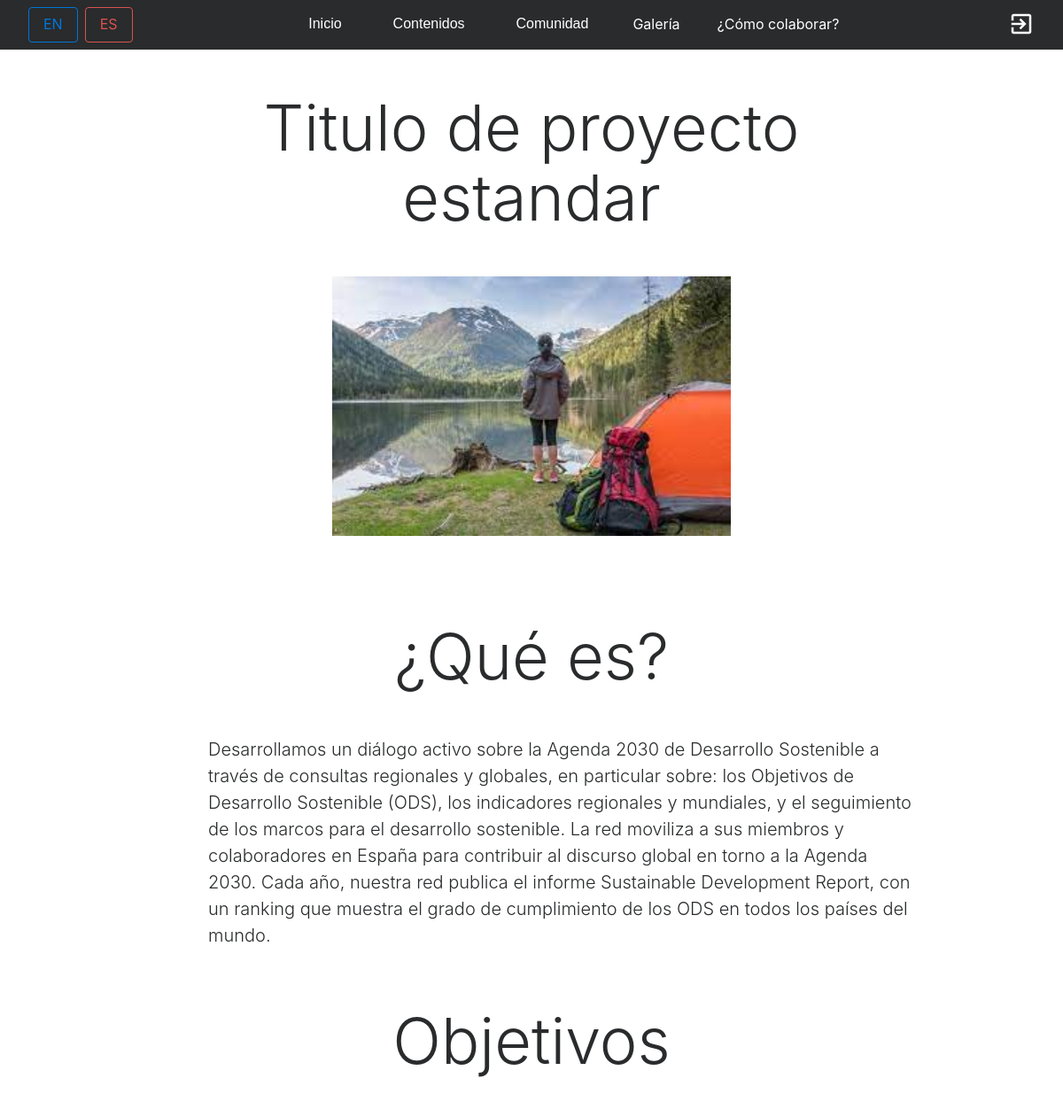
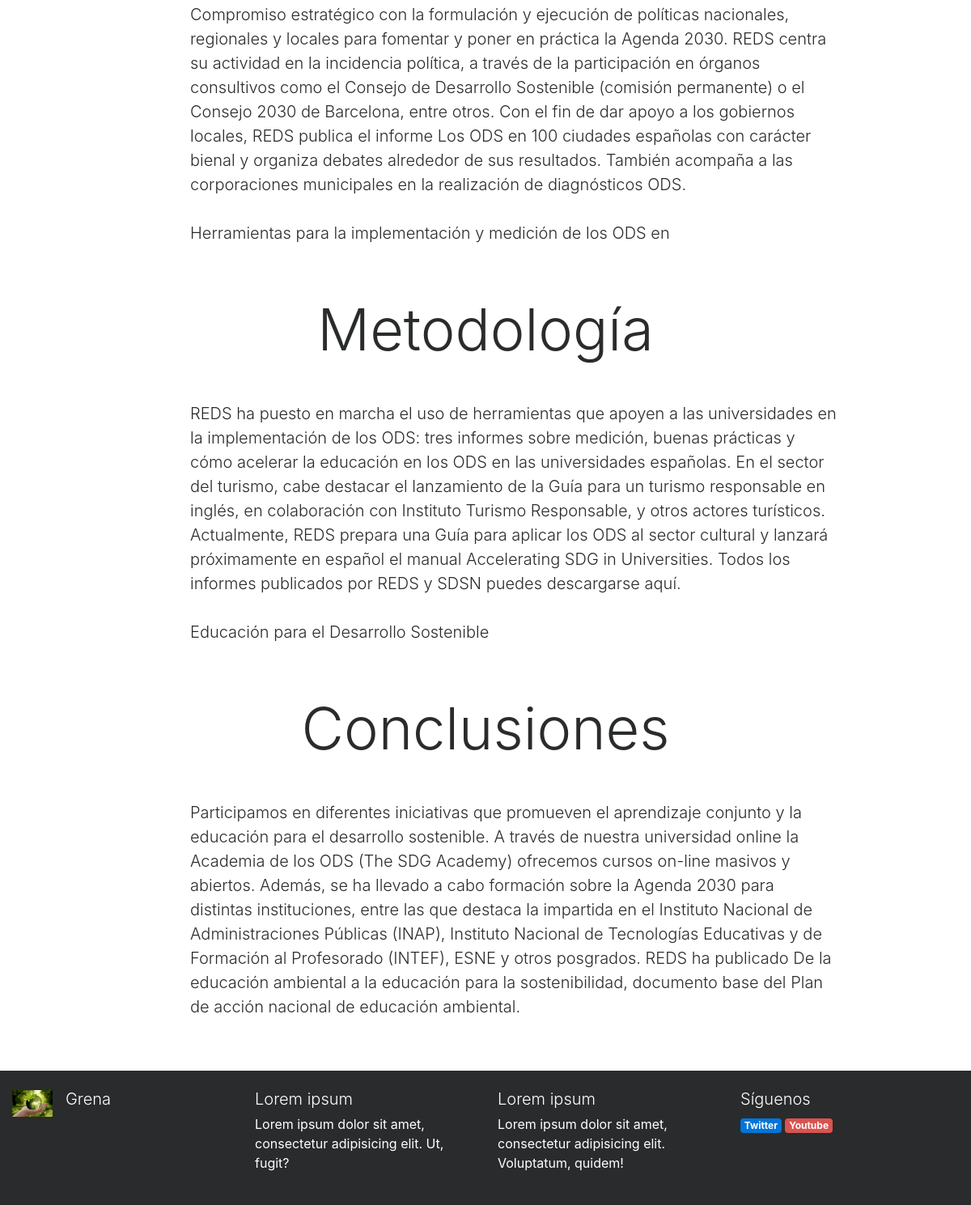
The page /index.php?controller=proyectos&action=view&id=1 on the database its author committed (2 pictures, top to bottom).
### tables this page shows
CREATE TABLE IF NOT EXISTS PROYECTO(
		ID_PROYECTO INT(10) AUTO_INCREMENT,
		IMAGEN VARCHAR(255) NOT NULL,
		TITULO VARCHAR(255) NOT NULL,
		INTRODUCCION VARCHAR(7000) NOT NULL,
		OBJETIVOS VARCHAR(7000) NOT NULL,
		METODOLOGIA VARCHAR(7000) NOT NULL,
		CONCLUSIONES VARCHAR(7000) NOT NULL,
		CONSTRAINT PK_PROYECTO PRIMARY KEY(ID_PROYECTO)

	);

### core/ViewManager.php (called while the page is built, shortened)
<?php
class ViewManager {
	private $variables = array();
	public function setVariable($varname, $value, $flash=false) {
		$this->variables[$varname] = $value;
	}
	public function getVariable($varname, $default=NULL) {
		if (!isset($this->variables[$varname])) {
			return $default;
		}
		return $this->variables[$varname];
	}
	public function render($controller, $viewname) {
		include(__DIR__."/../view/$controller/$viewname.php");
	}
	private static $viewmanager_singleton = NULL;
	public static function getInstance() {
		if (self::$viewmanager_singleton == null) {
			self::$viewmanager_singleton = new ViewManager();
		}
		return self::$viewmanager_singleton;
	}
}

### controller/ProyectosController.php (called while the page is built, shortened)
<?php
require_once(__DIR__."/../model/Proyecto.php");
require_once(__DIR__."/../model/ProyectoMapper.php");
require_once(__DIR__."/../core/ViewManager.php");
class ProyectosController extends BaseController {
	private $proyectoMapper;
	public function __construct() {
		$this->proyectoMapper = new ProyectoMapper();
	}
	public function view(){
		$proyectoid = $_GET["id"];
		$proyecto = $this->proyectoMapper->findById($proyectoid);
		$this->view->setVariable("proyecto", $proyecto);
		$this->view->render("proyectos", "view");
	}
}

### index.php (called while the page is built, shortened)
<?php
function run() {
	try {
		$controller = loadController($_GET["controller"]);
		$actionName = $_GET["action"];
		$controller->$actionName();
	} catch(Exception $ex) {
		die("An exception occured!!!!!".$ex->getMessage());
	}
}
function loadController($controllerName) {
	return new $controllerClassName();
}
run();
?>

### model/Proyecto.php (called while the page is built, shortened)
<?php
class Proyecto {
	private $titulo;
	private $introduccion;
	private $objetivos;
	private $metodologia;
	private $conclusiones;
	public function __construct($id=NULL,$imagen=NULL, $introduccion=NULL, $objetivos=NULL, $titulo=NULL, $metodologia=NULL,$conclusiones=NULL) {
		$this->imagen= $imagen;
		$this->introduccion= $introduccion;
		$this->objetivos = $objetivos;
		$this->titulo = $titulo;
		$this->metodologia = $metodologia;
		$this->conclusiones = $conclusiones;
	}
	public function getImagen() {
		return $this->imagen;
	}
	public function getIntroduccion() {
		return $this->introduccion;
	}
	public function getObjetivos() {
		return $this->objetivos;
	}
	public function getTitulo() {
		return $this->titulo;
	}
	public function getMetodologia() {
		return $this->metodologia;
	}
	public function getConclusiones() {
		return $this->conclusiones;
	}
}

### model/ProyectoMapper.php (called while the page is built, shortened)
<?php
require_once(__DIR__."/../core/PDOConnection.php");
require_once(__DIR__."/../model/Proyecto.php");
class ProyectoMapper {
	private $db;
	public function __construct() {
		$this->db = PDOConnection::getInstance();
	}
	public function findById($proyectoid){
		$stmt = $this->db->prepare("SELECT * FROM PROYECTO WHERE ID_PROYECTO=?");
		$stmt->execute(array($proyectoid));
		$proyecto = $stmt->fetch(PDO::FETCH_ASSOC);
		if($proyecto != null) {
			return new Proyecto(
				$proyecto["ID_PROYECTO"],$proyecto["IMAGEN"], $proyecto["INTRODUCCION"],$proyecto["OBJETIVOS"],$proyecto["TITULO"],$proyecto["METODOLOGIA"],$proyecto["CONCLUSIONES"]);
		} else {
			return NULL;
		}
	}
	}

### core/PDOConnection.php (called while the page is built)
<?php
class PDOConnection {
	private static $dbhost = "127.0.0.1";
	private static $dbname = "GRENA";
	private static $dbuser = "grena";
	private static $dbpass = "grena21";
	private static $db_singleton = null;
	public static function getInstance() {
		if (self::$db_singleton == null) {
			self::$db_singleton = new PDO(
			"mysql:host=".self::$dbhost.";dbname=".self::$dbname.";charset=utf8",
			self::$dbuser,
			self::$dbpass,
			array(
				PDO::ATTR_EMULATE_PREPARES => false,
				PDO::ATTR_ERRMODE => PDO::ERRMODE_EXCEPTION
			)
		);
	}
	return self::$db_singleton;
}
}
?>

### view/proyectos/view.php (the view, shortened to what this page needs)
<?php
require_once(__DIR__."/../../core/ViewManager.php");
$view = ViewManager::getInstance();
$proyecto = $view->getVariable("proyecto");
?>
<div class="container my-5 w-75 ">
<h1 class="display-3 titulovideos"><?= $proyecto->getTitulo() ?></h1> </a>
<div class="row d-flex  align-items-center  ">
<img class=" img-fluid mx-auto w-50 h-50 mb-5 "   src="images/<?= $proyecto->getImagen() ?>" alt="Generic placeholder image">
          <div class="col-md-12  align-items-center mt-5">
          <h3 class="display-3 titulovideos">¿Qué es?</h3>
          <p class="lead textovideos"><?= nl2br($proyecto->getIntroduccion())?></p></div>
          <div class="col-md-12  align-items-center mt-5">
          <h3 class="display-3 titulovideos">Objetivos</h3>
          <p class="lead textovideos"><?= nl2br($proyecto->getObjetivos())?></p></div>
          <div class="col-md-12  align-items-center mt-5">
          <h3 class="display-3 titulovideos">Metodología</h3>
          <p class="lead textovideos"><?= nl2br($proyecto->getMetodologia())?></p></div>
          <div class="col-md-12  align-items-center mt-5">
          <h3 class="display-3 titulovideos">Conclusiones</h3>
          <p class="lead textovideos"><?= nl2br($proyecto->getConclusiones())?></p></div>

### rows shown on the page
proyecto: TITULO "Titulo de proyecto estandar", IMAGEN (picture), INTRODUCCION "Desarrollamos un diálogo activo sobre la Agenda 2030 de Desarrollo Sostenible a través de consultas regionales y globales, en particular sobre: los Objetivos de Desarrollo Sostenible (ODS), los indicadores regionales y mundiales, y el seguimiento de los marcos para el desarrollo sostenible. La red moviliza a sus miembros y colaboradores en España para contribuir al discurso global en torno a la Agenda 2030. Cada año, nuestra red publica el informe Sustainable Development Report, con un ranking que muestra el grado de cumplimiento de los ODS en todos los países del mundo.", OBJETIVOS "Compromiso estratégico con la formulación y ejecución de políticas nacionales, regionales y locales para fomentar y poner en práctica la Agenda 2030. REDS centra su actividad en la incidencia política, a través de la participación en órganos consultivos como el Consejo de Desarrollo Sostenible (comisión permanente) o el Consejo 2030 de Barcelona, entre otros. Con el fin de dar apoyo a los gobiernos locales, REDS publica el informe Los ODS en 100 ciudades españolas con carácter bienal y organiza debates alrededor de sus resultados. También acompaña a las corporaciones municipales en la realización de diagnósticos ODS. Herramientas para la implementación y medición de los ODS en", METODOLOGIA "REDS ha puesto en marcha el uso de herramientas que apoyen a las universidades en la implementación de los ODS: tres informes sobre medición, buenas prácticas y cómo acelerar la educación en los ODS en las universidades españolas. En el sector del turismo, cabe destacar el lanzamiento de la Guía para un turismo responsable en inglés, en colaboración con Instituto Turismo Responsable, y otros actores turísticos. Actualmente, REDS prepara una Guía para aplicar los ODS al sector cultural y lanzará próximamente en español el manual Accelerating SDG in Universities. Todos los informes publicados por REDS y SDSN puedes descargarse aquí. Educación para el Desarrollo Sostenible", CONCLUSIONES "Participamos en diferentes iniciativas que promueven el aprendizaje conjunto y la educación para el desarrollo sostenible. A través de nuestra universidad online la Academia de los ODS (The SDG Academy) ofrecemos cursos on-line masivos y abiertos. Además, se ha llevado a cabo formación sobre la Agenda 2030 para distintas instituciones, entre las que destaca la impartida en el Instituto Nacional de Administraciones Públicas (INAP), Instituto Nacional de Tecnologías Educativas y de Formación al Profesorado (INTEF), ESNE y otros posgrados. REDS ha publicado De la educación ambiental a la educación para la sostenibilidad, documento base del Plan de acción nacional de educación ambiental."

### other values the page prints
i18n("Inicio") "Inicio"
i18n("Contenidos") "Contenidos"
i18n("Comunidad") "Comunidad"
i18n("Galería") "Galería"
i18n("¿Cómo colaborar?") "¿Cómo colaborar?"
